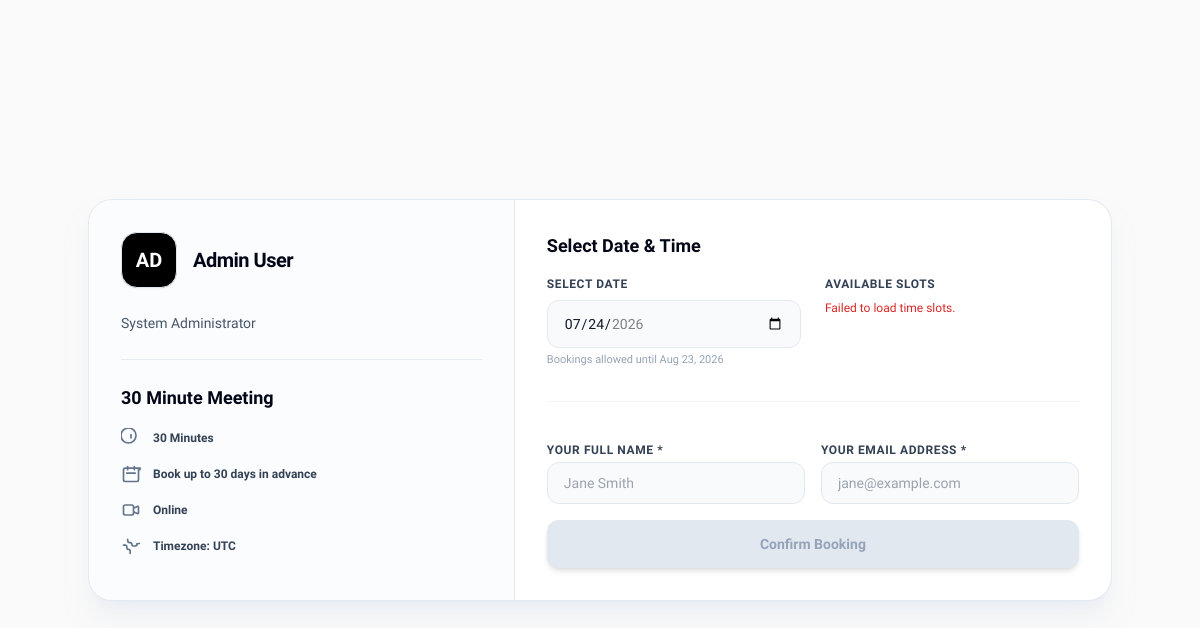
Screenshot of /u/admin with the database file from the repository.
### tables this page shows
CREATE TABLE `users` (
  `id` INT UNSIGNED AUTO_INCREMENT PRIMARY KEY,
  `name` VARCHAR(100) NOT NULL,
  `username` VARCHAR(50) NOT NULL UNIQUE,
  `email` VARCHAR(150) NOT NULL UNIQUE,
  `password_hash` VARCHAR(255) NOT NULL,
  `role` ENUM('user', 'admin') NOT NULL DEFAULT 'user',
  `status` ENUM('active', 'disabled') NOT NULL DEFAULT 'active',
  `remember_token` VARCHAR(255) NULL,
  `created_at` TIMESTAMP DEFAULT CURRENT_TIMESTAMP,
  `updated_at` TIMESTAMP DEFAULT CURRENT_TIMESTAMP ON UPDATE CURRENT_TIMESTAMP
);

CREATE TABLE `profiles` (
  `id` INT UNSIGNED AUTO_INCREMENT PRIMARY KEY,
  `user_id` INT UNSIGNED NOT NULL,
  `phone` VARCHAR(30) NULL,
  `timezone` VARCHAR(50) NOT NULL DEFAULT 'UTC',
  `company_name` VARCHAR(255) NULL,
  `custom_domain` VARCHAR(255) NULL,
  `bio` TEXT NULL,
  `avatar` VARCHAR(255) NULL,
  `upi_id` VARCHAR(100) NULL,
  `qr_code` VARCHAR(255) NULL,
  `created_at` TIMESTAMP DEFAULT CURRENT_TIMESTAMP,
  `updated_at` TIMESTAMP DEFAULT CURRENT_TIMESTAMP ON UPDATE CURRENT_TIMESTAMP,
  UNIQUE KEY `user_profile` (`user_id`),
  FOREIGN KEY (`user_id`) REFERENCES `users`(`id`) ON DELETE CASCADE
);

CREATE TABLE `events` (
  `id` INT UNSIGNED AUTO_INCREMENT PRIMARY KEY,
  `user_id` INT UNSIGNED NOT NULL,
  `name` VARCHAR(150) NOT NULL,
  `slug` VARCHAR(100) NOT NULL,
  `description` TEXT NULL,
  `duration_minutes` INT NOT NULL DEFAULT 30,
  `buffer_minutes` INT NOT NULL DEFAULT 0,
  `booking_window_days` INT NOT NULL DEFAULT 30,
  `location_type` ENUM('online', 'phone', 'in_person') NOT NULL DEFAULT 'online',
  `is_paid` TINYINT(1) NOT NULL DEFAULT 0,
  `price` DECIMAL(10, 2) NOT NULL DEFAULT 0.00,
  `currency` VARCHAR(10) NOT NULL DEFAULT 'USD',
  `status` ENUM('active', 'inactive') NOT NULL DEFAULT 'active',
  `created_at` TIMESTAMP DEFAULT CURRENT_TIMESTAMP,
  `updated_at` TIMESTAMP DEFAULT CURRENT_TIMESTAMP ON UPDATE CURRENT_TIMESTAMP,
  FOREIGN KEY (`user_id`) REFERENCES `users`(`id`) ON DELETE CASCADE
);

### index.php (called while the page is built, shortened)
<?php
spl_autoload_register(function ($class) {
    $prefix = 'App\\';
    $base_dir = __DIR__ . '/app/';
    $len = strlen($prefix);
    $relative_class = substr($class, $len);
    $parts = explode('\\', $relative_class);
    for ($i = 0; $i < count($parts) - 1; $i++) {
        $parts[$i] = strtolower($parts[$i]);
    }
    $file = $base_dir . implode('/', $parts) . '.php';
});
$app = new App();
$app->run();

### app/core/Request.php (called while the page is built, shortened)
<?php
class Request {
    public function getMethod(): string {
        return strtoupper($_SERVER['REQUEST_METHOD'] ?? 'GET');
    }
    public function getUri(): string {
        $uri = $_SERVER['REQUEST_URI'] ?? '/';
        $scriptName = $_SERVER['SCRIPT_NAME'] ?? '';
        $baseDir = dirname($scriptName);
        if ($baseDir !== '/' && str_starts_with($uri, $baseDir)) {
            $uri = substr($uri, strlen($baseDir));
        }
        $position = strpos($uri, '?');
        return '/' . trim($uri, '/');
    }
}

### app/controllers/PublicBookingController.php (called while the page is built, shortened)
<?php
class PublicBookingController extends Controller {
    private Event $eventModel;
    private User $userModel;
    private FormField $fieldModel;
    private Profile $profileModel;
    public function __construct() {
        $this->eventModel = new Event();
        $this->userModel = new User();
        $this->fieldModel = new FormField();
        $this->profileModel = new Profile();
    }
    public function showPublicBooking(string $username): void {
        $user = $this->userModel->findByUsername($username);
        $eventSlug = $_GET['event'] ?? '';
        $event = null;
        if (!empty($eventSlug)) {
            $event = $this->eventModel->findBySlugAndUserId($eventSlug, $user['id']);
        } else {
            $events = $this->eventModel->getByUserId($user['id']);
            if (!empty($events)) {
                $event = $events[0];
            }
        }
        $profile = $this->profileModel->findByUserId($user['id']);
        $customFields = $this->fieldModel->getByUserId($user['id'], $event['id']);
        $allEvents = $this->eventModel->getByUserId($user['id']);
        $allEvents = array_filter($allEvents, function($ev) {
            return $ev['status'] === 'active';
        });
        $this->render('booking/public', [
            'hostUser'     => $user,
            'profile'      => $profile,
            'event'        => $event,
            'customFields' => $customFields,
            'allEvents'    => $allEvents
        ]);
    }
}

### app/core/Model.php (called while the page is built, shortened)
<?php
abstract class Model {
    public function __construct() {
        $this->db = Database::getInstance();
    }
}

### app/core/Database.php (called while the page is built, shortened)
<?php
class Database {
    private static ?PDO $instance = null;
    public static function getInstance(): PDO {
        if (self::$instance === null) {
            $config = require CONFIG_DIR . '/database.php';
            $dsn = "mysql:host={$config['host']};port={$config['port']};dbname={$config['db']};charset={$config['charset']}";
            try {
                self::$instance = new PDO($dsn, $config['user'], $config['pass'], $config['options']);
            } catch (PDOException $e) {
                try {
                    $dsnNoDb = "mysql:host={$config['host']};port={$config['port']};charset={$config['charset']}";
                    $pdo = new PDO($dsnNoDb, $config['user'], $config['pass'], $config['options']);
                    $pdo->exec("CREATE DATABASE IF NOT EXISTS `{$config['db']}` CHARACTER SET utf8mb4 COLLATE utf8mb4_unicode_ci;");
                    self::$instance = new PDO($dsn, $config['user'], $config['pass'], $config['options']);
                } catch (PDOException $ex) {
                    die("Database Connection Error: " . $ex->getMessage());
                }
            }
        }
        return self::$instance;
    }
}

### app/models/Profile.php (called while the page is built, shortened)
<?php
class Profile extends Model {
    public function findByUserId(int $userId): ?array {
        $stmt = $this->db->prepare("SELECT * FROM `profiles` WHERE `user_id` = :user_id LIMIT 1");
        $stmt->execute(['user_id' => $userId]);
        $res = $stmt->fetch();
        return $res ?: null;
    }
}

### app/models/User.php (called while the page is built, shortened)
<?php
class User extends Model {
    public function findByUsername(string $username): ?array {
        $stmt = $this->db->prepare("SELECT * FROM `users` WHERE `username` = :username LIMIT 1");
        $stmt->execute(['username' => strtolower(trim($username))]);
        $res = $stmt->fetch();
        return $res ?: null;
    }
}

### app/models/Event.php (called while the page is built, shortened)
<?php
class Event extends Model {
    public function getByUserId(int $userId): array {
        $stmt = $this->db->prepare("SELECT * FROM `events` WHERE `user_id` = :user_id ORDER BY `id` ASC");
        $stmt->execute(['user_id' => $userId]);
        return $stmt->fetchAll();
    }
}

### templates/booking/public.php (the view, shortened to what this page needs)
<!DOCTYPE html>
<html lang="en">
<head>
    <script src="https://cdn.tailwindcss.com"></script>
</head>
<body class="bg-[#fafafa] text-slate-900 min-h-screen flex items-center justify-center p-4 lg:p-10 selection:bg-black selection:text-white">
    <div class="w-full max-w-5xl bg-white border border-slate-200/90 rounded-3xl shadow-xl shadow-slate-200/50 overflow-hidden grid grid-cols-1 lg:grid-cols-12">
        <div class="lg:col-span-5 bg-slate-50/60 border-b lg:border-b-0 lg:border-r border-slate-200 p-8 space-y-6">
            <div class="flex items-center gap-4">
                <div class="w-14 h-14 bg-black text-white rounded-2xl flex items-center justify-center text-xl font-bold shadow-sm overflow-hidden border border-slate-200">
                    <?php if (!empty($profile['avatar'])): ?>
                        <img src="<?= APP_URL ?>/<?= htmlspecialchars($profile['avatar']) ?>" class="w-full h-full object-cover">
                    <?php else: ?>
                        <?= strtoupper(substr($hostUser['name'], 0, 2)) ?>
                    <?php endif; ?>
                </div>
                <div>
                    <h2 class="text-xl font-bold text-slate-950 tracking-tight">
                        <?= !empty($profile['company_name']) ? htmlspecialchars($profile['company_name']) : htmlspecialchars($hostUser['name']) ?>
                    </h2>
                </div>
            </div>
            <?php if (!empty($profile['bio'])): ?>
                <p class="text-slate-600 text-sm leading-relaxed"><?= htmlspecialchars($profile['bio']) ?></p>
            <?php endif; ?>
            <div class="border-t border-slate-200/80 pt-6 space-y-4">
                <h3 class="text-lg font-bold text-slate-950"><?= htmlspecialchars($event['name'] ?? '30 Minute Meeting') ?></h3>
                <div class="flex items-center gap-3 text-slate-700 text-xs font-semibold">
                    <svg class="w-5 h-5 text-slate-500" fill="none" stroke="currentColor" viewBox="0 0 24 24"><path stroke-linecap="round" stroke-linejoin="round" stroke-width="2" d="M12 8v4m6-3a9 9 0 11-18 0 9 9 0 0118 0z"></path></svg>
                    <span><?= htmlspecialchars($event['duration_minutes'] ?? 30) ?> Minutes</span>
                </div>
                <div class="flex items-center gap-3 text-slate-700 text-xs font-semibold">
                    <svg class="w-5 h-5 text-slate-500" fill="none" stroke="currentColor" viewBox="0 0 24 24"><path stroke-linecap="round" stroke-linejoin="round" stroke-width="2" d="M8 7V3m8 4V3m-9 8h10M5 21h14a2 2 0 002-2V7a2 2 0 002-2H5a2 2 0 00-2 2v12a2 2 0 002 2z"></path></svg>
                    <span>Book up to <?= htmlspecialchars($event['booking_window_days'] ?? 30) ?> days in advance</span>
                </div>
                <div class="flex items-center gap-3 text-slate-700 text-xs font-semibold">
                    <svg class="w-5 h-5 text-slate-500" fill="none" stroke="currentColor" viewBox="0 0 24 24"><path stroke-linecap="round" stroke-linejoin="round" stroke-width="2" d="M15 10l4.553-2.276A1 1 0 0121 8.618v6.764a1 1 0 01-1.447.894L15 14M5 18h8a2 2 0 002-2V8a2 2 0 00-2-2H5a2 2 0 00-2 2v8a2 2 0 002 2z"></path></svg>
                    <span class="capitalize"><?= htmlspecialchars($event['location_type'] ?? 'online') ?></span>
                </div>
                <div class="flex items-center gap-3 text-slate-700 text-xs font-semibold">
                    <span>Timezone: <?= htmlspecialchars($profile['timezone'] ?? 'UTC') ?></span>
                </div>
            </div>
        </div>
        <div class="lg:col-span-7 p-8 flex flex-col justify-between">
            <div id="step-schedule">
                <h3 class="text-lg font-bold text-slate-950 mb-4">Select Date & Time</h3>
                <?php
                $hostTimezoneStr = $profile['timezone'] ?? 'UTC';
                $hostTz = new \DateTimeZone($hostTimezoneStr);
                $nowHost = new \DateTime('now', $hostTz);
                $minDate = $nowHost->format('Y-m-d');
                $maxWindowDays = (int)($event['booking_window_days'] ?? 30);
                $maxDateObj = clone $nowHost;
                $maxDateObj->modify("+{$maxWindowDays} days");
                $maxDate = $maxDateObj->format('Y-m-d');
                ?>
                <div class="grid grid-cols-1 md:grid-cols-2 gap-6">
                    <div>
                        <label class="block text-xs font-bold text-slate-700 uppercase tracking-wider mb-2">Select Date</label>
                        <input type="date" id="booking-date" min="<?= $minDate ?>" max="<?= $maxDate ?>" value="<?= $minDate ?>"
                               class="w-full px-4 py-3 bg-slate-50 border border-slate-200 rounded-xl text-slate-900 font-medium text-sm focus:outline-none focus:ring-2 focus:ring-black">
                        <p class="text-[11px] text-slate-400 mt-1">Bookings allowed until <?= date('M j, Y', strtotime($maxDate)) ?></p>
                    </div>
                    <div>
                        <label class="block text-xs font-bold text-slate-700 uppercase tracking-wider mb-2">Available Slots</label>
                        <div id="slots-container" class="max-h-60 overflow-y-auto space-y-2 pr-1">
                        </div>
                    </div>
                </div>
            </div>
            <form id="booking-form" class="mt-8 border-t border-slate-100 pt-6 space-y-4">
                <div class="grid grid-cols-1 md:grid-cols-2 gap-4">
                    <div>
                        <label class="block text-xs font-bold text-slate-700 uppercase tracking-wider mb-1">Your Full Name *</label>
                        <input type="text" name="customer_name" required placeholder="Jane Smith"
                               class="w-full px-4 py-2.5 bg-slate-50 border border-slate-200 rounded-xl text-slate-900 text-sm focus:outline-none focus:ring-2 focus:ring-black">
                    </div>
                    <div>
                        <label class="block text-xs font-bold text-slate-700 uppercase tracking-wider mb-1">Your Email Address *</label>
                        <input type="email" name="customer_email" required placeholder="jane@example.com"
                               class="w-full px-4 py-2.5 bg-slate-50 border border-slate-200 rounded-xl text-slate-900 text-sm focus:outline-none focus:ring-2 focus:ring-black">
                    </div>
                </div>
                <button type="submit" id="submit-btn" disabled
                        class="w-full py-3.5 px-4 bg-black hover:bg-slate-800 disabled:bg-slate-200 disabled:text-slate-400 text-white font-semibold text-sm rounded-xl shadow-md transition-all transform active:scale-[0.98]">
                    Confirm Booking
                </button>
            </form>
        </div>
    </div>
</body>
</html>

### app/core/App.php (shortened to what this page needs)
<?php
class App {
    private static array $routes = [];
    public static function get(string $path, array $callback): void {
        self::$routes['GET'][$path] = $callback;
    }
    public static function post(string $path, array $callback): void {
        self::$routes['POST'][$path] = $callback;
    }
    public function run(): void {
        $request = new Request();
        $method = $request->getMethod();
        $path = $request->getUri();
        if (isset(self::$routes[$method])) {
            foreach (self::$routes[$method] as $routePattern => $callback) {
                $regexPattern = preg_replace('/\{([a-zA-Z0-9_]+)\}/', '(?P<\1>[a-zA-Z0-9_-]+)', $routePattern);
                $regexPattern = "#^" . $regexPattern . "$#";
                if (preg_match($regexPattern, $path, $matches)) {
                    $params = array_filter($matches, 'is_string', ARRAY_FILTER_USE_KEY);
                    $controller = new $controllerClass();
                    $action = $callback[1];
                    call_user_func_array([$controller, $action], $params);
                    return;
                }
            }
        }
    }
}

### templates/booking/public.php (style rules this page uses)
body { font-family: 'Plus Jakarta Sans', sans-serif; }

### rows the page displays
users: name "AD", name "Admin User"
profiles: bio "System Administrator", timezone "UTC"
events: name "30 Minute Meeting", duration_minutes "30", booking_window_days "30", location_type "Online", booking_window_days "Aug 23, 2026"
